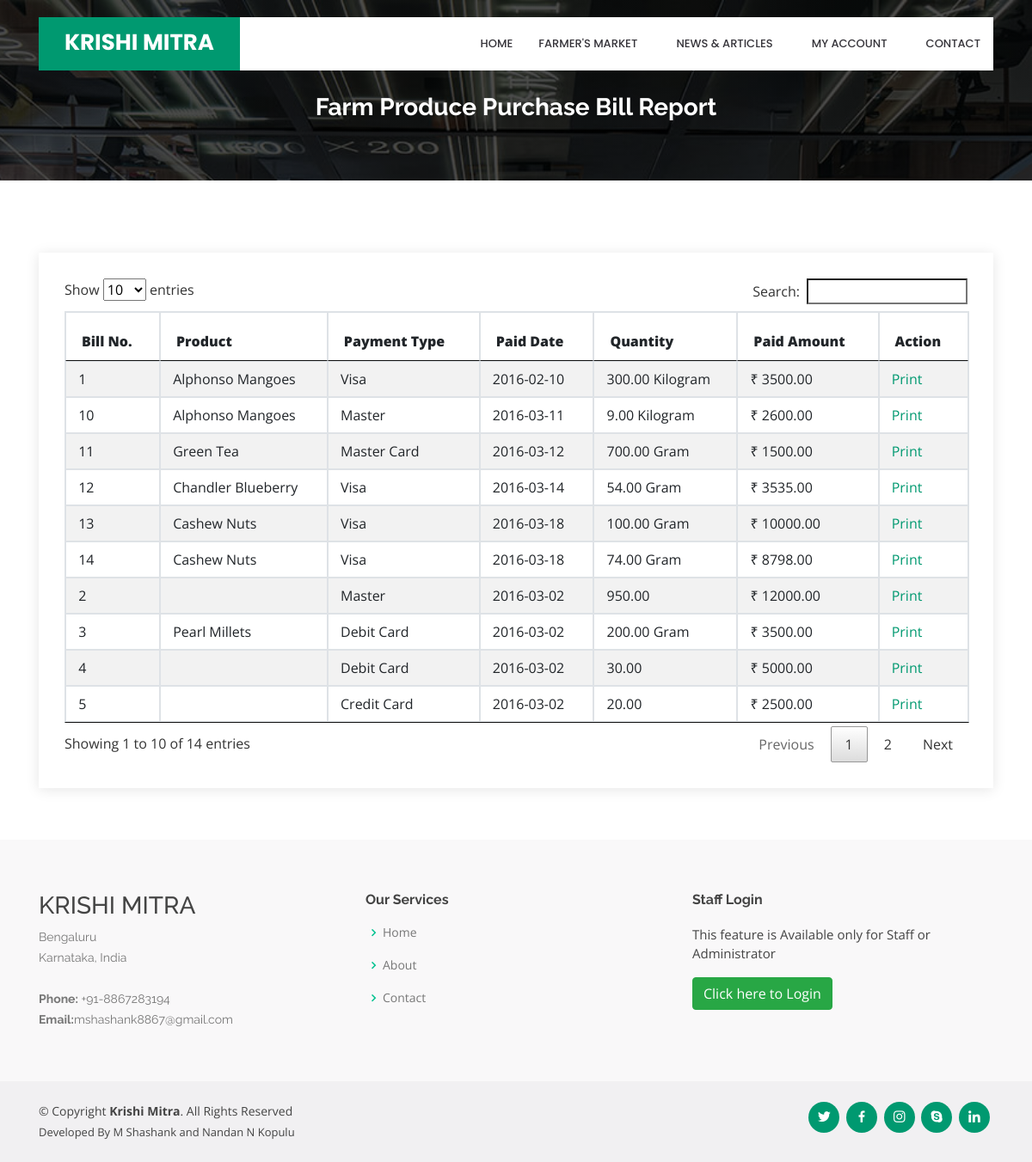
The page /viewpurchasereport.php on the database its author committed.
### tables this page shows
CREATE TABLE IF NOT EXISTS `purchase_order_bill` (
`purchase_order_bill_id` int(10) NOT NULL,
  `purchase_order_id` int(10) NOT NULL,
  `payment_type` varchar(20) NOT NULL,
  `payment_description` text NOT NULL,
  `paid_date` date NOT NULL,
  `paid_amt` float(10,2) NOT NULL,
  `status` varchar(10) NOT NULL
);

CREATE TABLE IF NOT EXISTS `product` (
`product_id` int(10) NOT NULL,
  `seller_id` int(10) NOT NULL,
  `category_id` int(10) NOT NULL,
  `produce_id` int(10) NOT NULL,
  `variety_id` int(10) NOT NULL,
  `title` varchar(100) NOT NULL,
  `img_1` varchar(100) NOT NULL,
  `img_2` varchar(100) NOT NULL,
  `img_3` varchar(100) NOT NULL,
  `img_4` varchar(100) NOT NULL,
  `img_5` varchar(100) NOT NULL,
  `quantity` float(10,2) NOT NULL,
  `quantity_type` varchar(25) NOT NULL,
  `description` text NOT NULL,
  `uploaded_date` date NOT NULL,
  `status` varchar(10) NOT NULL
);

CREATE TABLE IF NOT EXISTS `purchase_order` (
`purchase_order_id` int(10) NOT NULL,
  `product_id` int(10) NOT NULL,
  `purchase_request_id` int(10) NOT NULL,
  `customer_id` int(10) NOT NULL,
  `seller_id` int(10) NOT NULL,
  `purchase_order_date` date NOT NULL,
  `purchase_order_time` time NOT NULL,
  `purchase_amt` float(10,2) NOT NULL,
  `quantity` float(10,2) NOT NULL,
  `status` varchar(10) NOT NULL
);

### viewpurchasereport.php (the view, shortened to what this page needs)
<?php
include("header.php");
include("dbconnection.php");
?>
  <main id="main">
    <section id="cta" class="cta">
      <div class="container">
        <div class="text-center" data-aos="zoom-in">
		<br><br>
          <h3>Farm Produce Purchase Bill Report</h3>
        </div>
      </div>
    </section>
    <section id="contact" class="contact">
      <div class="container">
        <div class="row">
          <div class="col-lg-12" data-aos="fade-up" data-aos-delay="100">
            <div class="info mt-4 ">
<?php
							$sqlbill = "SELECT * FROM purchase_order_bill INNER JOIN purchase_order ON purchase_order.purchase_order_id = purchase_order_bill.purchase_order_id ";
									$qsqlbill = mysqli_query($con,$sqlbill);
							if(mysqli_num_rows($qsqlbill)  == 0)
									{
										echo "<center>There is no Purchase Report to display!!</center>";
									}
									else
									{
										?>
							<table ID="datatable" class="table table-striped table-bordered"  style="width:100%">
								<THEAD>
							  <tr>
							      <th height="35"><strong>Bill No.</strong></th>
						      <th><strong>Product</strong></th>
						      <th><strong>Payment Type</strong></th>
						      <th><strong>Paid Date</strong></th>
                              <th><strong>Quantity</strong></th>
						      <th><strong>Paid Amount</strong></th>
						      <th><strong>Action</strong></th>
						      </tr>
								</THEAD>
								<TBODY>
                              <?php
							  while($rsbill = mysqli_fetch_array($qsqlbill))
							  {
											$sqlproduct = "SELECT * FROM product WHERE product_id='$rsbill[8]'";
											$qsqlproduct = mysqli_query($con,$sqlproduct);
									 		$rsproduct = mysqli_fetch_array($qsqlproduct);
										  echo "
										<tr>
										  <td>&nbsp;$rsbill[0]</td>
										  <td>&nbsp;$rsproduct[title]</td>
										  <td>&nbsp;$rsbill[payment_type]</td>
										  <td>&nbsp;$rsbill[paid_date]</td>
										  <td>&nbsp;$rsbill[15] $rsproduct[quantity_type]</td>
										  <td>&nbsp;$rupeesymbol $rsbill[paid_amt]</td>
										  <td>&nbsp;<a href='salesprintbill.php?purchase_order_bill_id=$rsbill[0]'>Print</a></td>
										</tr>";
							  }
							  ?>
								</TBODY>
						  </table>
						<?php
						 }
						?>
            </div>
		  </div>
        </div>
      </div>
    </section>
  </main>
<?php
include("footer.php");
?>

### assets/css/style.css (style rules this page uses)
body { font-family: "Open Sans", sans-serif; color: #444444; }
a { color: #009970; }
h1, h2, h3, h4, h5, h6 { font-family: "Raleway", sans-serif; }
section { padding: 60px 0; overflow: hidden; }
.cta { background: linear-gradient(rgba(2, 2, 2, 0.7), rgba(0, 0, 0, 0.7)), url("../img/cta-bg.jpg") fixed center center; background-size: cover; padding: 60px 0; }
.cta h3 { color: #fff; font-size: 28px; font-weight: 700; }
.contact .info { padding: 30px; width: 100%; background: #fff; box-shadow: 0px 2px 15px rgba(0, 0, 0, 0.1); }

### rows shown on the page
purchase_order_bill: purchase_order_bill_id "1", product.title "Alphonso Mangoes", payment_type "Visa", paid_date "2016-02-10", purchase_order.quantity "300.00", product.quantity_type "Kilogram", paid_amt "3500.00"
purchase_order_bill: purchase_order_bill_id "2", payment_type "Master", paid_date "2016-03-02", purchase_order.quantity "950.00", paid_amt "12000.00"
purchase_order_bill: purchase_order_bill_id "3", product.title "Pearl Millets", payment_type "Debit Card", paid_date "2016-03-02", purchase_order.quantity "200.00", product.quantity_type "Gram", paid_amt "3500.00"
purchase_order_bill: purchase_order_bill_id "4", payment_type "Debit Card", paid_date "2016-03-02", purchase_order.quantity "30.00", paid_amt "5000.00"
purchase_order_bill: purchase_order_bill_id "5", payment_type "Credit Card", paid_date "2016-03-02", purchase_order.quantity "20.00", paid_amt "2500.00"
purchase_order_bill: purchase_order_bill_id "10", product.title "Alphonso Mangoes", payment_type "Master", paid_date "2016-03-11", purchase_order.quantity "9.00", product.quantity_type "Kilogram", paid_amt "2600.00"
purchase_order_bill: purchase_order_bill_id "11", product.title "Green Tea", payment_type "Master Card", paid_date "2016-03-12", purchase_order.quantity "700.00", product.quantity_type "Gram", paid_amt "1500.00"
purchase_order_bill: purchase_order_bill_id "12", product.title "Chandler Blueberry", payment_type "Visa", paid_date "2016-03-14", purchase_order.quantity "54.00", product.quantity_type "Gram", paid_amt "3535.00"
purchase_order_bill: purchase_order_bill_id "13", product.title "Cashew Nuts", payment_type "Visa", paid_date "2016-03-18", purchase_order.quantity "100.00", product.quantity_type "Gram", paid_amt "10000.00"
purchase_order_bill: purchase_order_bill_id "14", product.title "Cashew Nuts", payment_type "Visa", paid_date "2016-03-18", purchase_order.quantity "74.00", product.quantity_type "Gram", paid_amt "8798.00"
